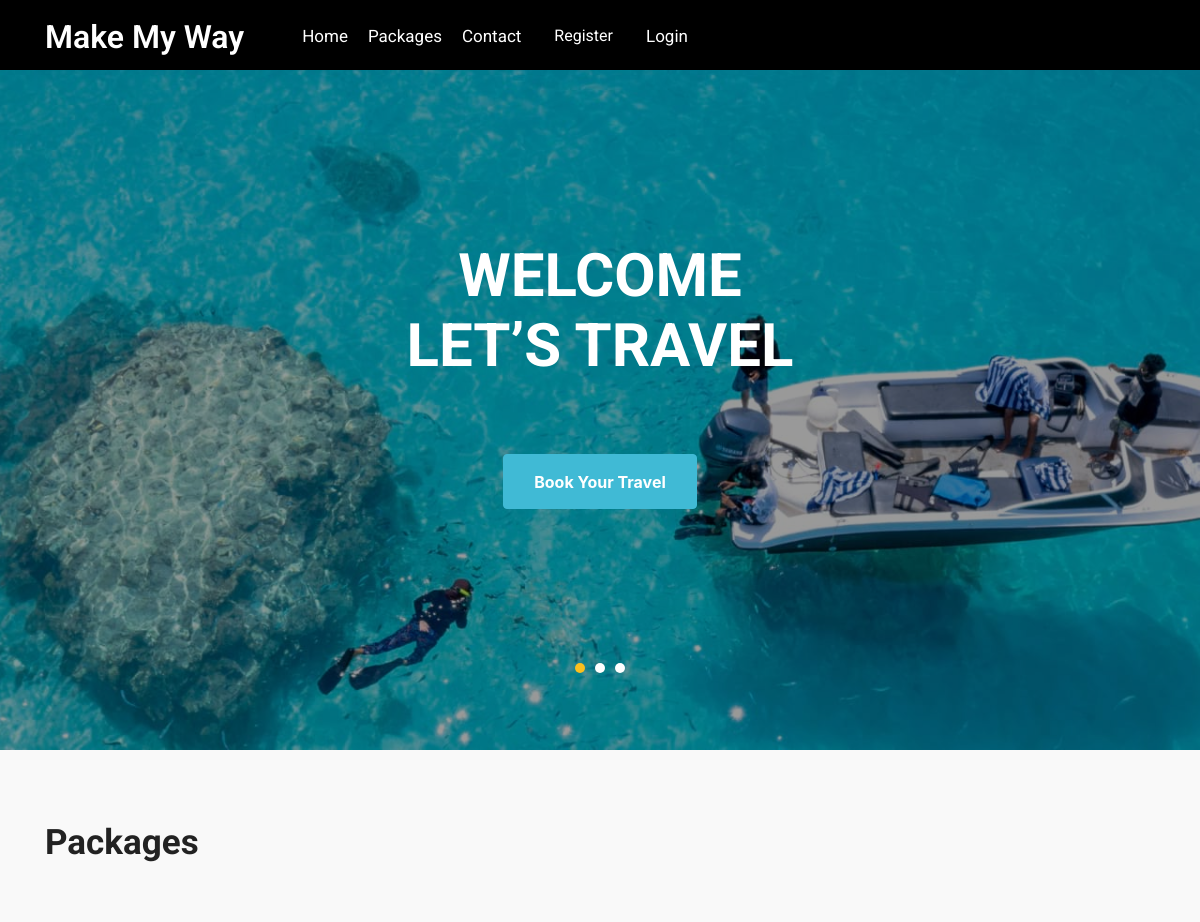
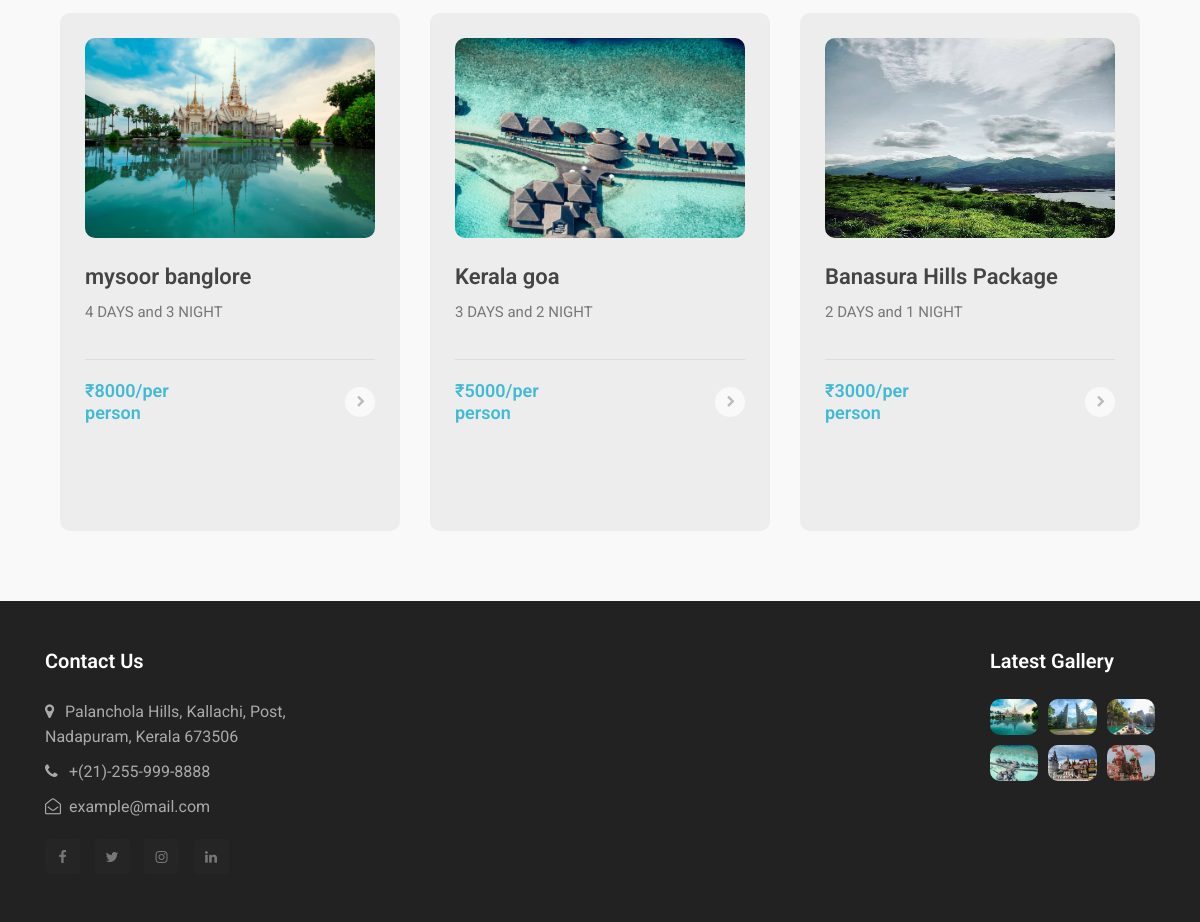
The page / on the database its author committed (2 pictures, top to bottom).
### app/models.py (models this page shows, shortened)
class Package(models.Model):
    user_id = models.ForeignKey(CustomUser, on_delete=models.CASCADE)
    package_name = models.CharField(max_length=100)
    img1 = models.FileField(upload_to='package')
    img2 = models.FileField(upload_to='package')
    img3 = models.FileField(upload_to='package')
    price = models.IntegerField()
    no_of_days = models.IntegerField()
    no_of_night = models.IntegerField()
    source = models.CharField(max_length=50)
    destination = models.CharField(max_length=50)
    description = models.CharField(max_length=200)

### app/views.py (the view)
# urls.py: path('', views.index, name="index"),
def index(request):
    data = Package.objects.all().order_by('-price')
    return render(request, 'index.html', {'packages':data})

### template/index.html (shortened to what this page needs)
<!doctype html>
<html lang="en">
  <head>
    {% load static %}
    <link rel="stylesheet" href="{% static 'css/style-starter.css' %}">
    <link rel="stylesheet" href="https://cdnjs.cloudflare.com/ajax/libs/font-awesome/4.7.0/css/font-awesome.min.css">
  </head>
  <body id="home">
<section class=" w3l-header-4 header-sticky">
	<header id="site-header" class="fixed-top">
		<div class="container">
			<nav class="navbar navbar-expand-lg navbar-dark stroke">
				<h1><a class="navbar-brand" href="index">
					</span>Make My Way
				</a></h1>
				<div class="collapse navbar-collapse" id="navbarTogglerDemo02">
					<ul class="navbar-nav ml-lg-5">
						<li class="nav-item active">
							<a class="nav-link" href="index">Home <span class="sr-only">(current)</span></a>
						</li>
						<li class="nav-item @@services__active">
							<a class="nav-link" href="{% url 'packages' %}">packages</a>
						</li>
						<li class="nav-item @@contact__active">
							<a class="nav-link" href="{% url 'contact' %}">Contact</a>
						</li>
						<li class="nav-item ">
              <div style="margin-top: 7px;" class="dropdown">
                <button class="btn text-white dropdown-toggle" type="button" id="dropdownMenuButton" data-toggle="dropdown" aria-haspopup="true" aria-expanded="false">
                  Register
                </button>
              </div>
						</li>
						<li class="nav-item @@contact__active">
							<a class="nav-link" href="{% url 'Login' %}">Login</a>
						</li>
					</ul>
				</div>
			</nav>
		</div>
	  </header>
</section>
{% block content %}
<section class="w3l-main-slider" id="home">
  <div class="companies20-content">
    <div class="owl-one owl-carousel owl-theme">
      <div class="item text-center">
        <li>
          <div class="slider-info banner-view bg bg2" data-selector=".bg.bg2">
            <div class="banner-info">
              <div class="container">
                <div class="banner-info-bg mr-auto">
                  <h5>Welcome<br>
                    Let’s Travel</h5>
                  <a class="btn btn-theme2 mt-lg-5 mt-4" href="{% url 'packages' %}">Book Your Travel</a>
                </div>
              </div>
            </div>
          </div>
        </li>
      </div>
    </div>
  </div>
</section>
<section class="w3l-covers-18 ">
  <div class="covers-main editContent">
      <div class="container">
        <div class="main-titles-head ">
          <h3 class="header-name">Packages
          </h3>
        </div>
<div style="display: flex;flex-wrap: wrap;">
        {% for package in packages|slice:":3" %}
          <div class="col-lg-4 col-md-6">
            <div class="img-box" style="margin-top: 20px;">
              <img src="{{ package.img1.url }}" width="400px" height="200px" alt="package1" class="img-responsive ">
              <h5 class="my-2"><a href="{% url 'Login' %}">{{ package.package_name }}</a></h5>
              <div class="blog-date">
                <p class="pos-date">{{ package.no_of_days}} DAYS and {{ package.no_of_night}} NIGHT</p> <p class="pos-date text-right"></p>
              </div>
                <div class="top-gap">
                 <h5>₹{{ package.price }}/per person</h5>
                  <a href="{% url 'Login' %}" class="icon text-center"><span class="fa fa-chevron-right"></span></a>
                </div>
            </div>
          </div>
        {% endfor %}
      </div>
            </div>
            </div>
</section>
{% endblock %}
<section class="w3l-footer-29-main">
	<div class="footer-29 py-5 ">
	  <div class="container">
		  <div class="grid-col-4 footer-top-29">
			  <div class="footer-list-29 footer-1">
				  <h2 class="footer-title-29">Contact Us</h2>
  				<ul>
	  				<li><p><span class="fa fa-map-marker"></span>Palanchola Hills, Kallachi, Post, Nadapuram, Kerala 673506<br>
            </p></li>
			  		<li><a href="tel:+7-800-999-800"><span class="fa fa-phone"></span> +(21)-255-999-8888</a></li>
				  	<li><a href="" class="mail"><span class="fa fa-envelope-open-o"></span> example@mail.com</a></li>
  				</ul>
	  			<div class="main-social-footer-29">
		  			<a href="#facebook" class="facebook"><span class="fa fa-facebook"></span></a>
			  		<a href="#twitter" class="twitter"><span class="fa fa-twitter"></span></a>
				  	<a href="#instagram" class="instagram"><span class="fa fa-instagram"></span></a>
	  				<a href="#linkedin" class="linkedin"><span class="fa fa-linkedin"></span></a>
  				</div>
		  	</div>
			  <div class="footer-list-29 footer-3"></div>
  			<div class="footer-list-29 footer-3"></div>
	  		<div class="footer-list-29 footer-3">
          <div class="properties">
            <h6 class="footer-title-29">Latest Gallery</h6>
            <div class="images-col">
              <img src="{% static 'images/gallery/blog1.jpg' %}" class="img-responsive" alt="">
              <img src="{% static 'images/gallery/blog2.jpg' %}" class="img-responsive" alt="">
              <img src="{% static 'images/gallery/blog3.jpg' %}" class="img-responsive" alt="">
              <img src="{% static 'images/gallery/blog4.jpg' %}" class="img-responsive" alt="">
              <img src="{% static 'images/gallery/blog5.jpg' %}" class="img-responsive" alt="">
              <img src="{% static 'images/gallery/blog6.png' %}" class="img-responsive" alt="">
            </div>
          </div>
			  </div>
			</div>
    </div>
	</div>
</section>
</body>
</html>

### rows shown on the page
Package: img1 (picture), package_name "mysoor banglore", no_of_days "4", no_of_night "3", price "8000"
Package: img1 (picture), package_name "Kerala goa", no_of_days "3", no_of_night "2", price "5000"
Package: img1 (picture), package_name "Banasura Hills Package", no_of_days "2", no_of_night "1", price "3000"
